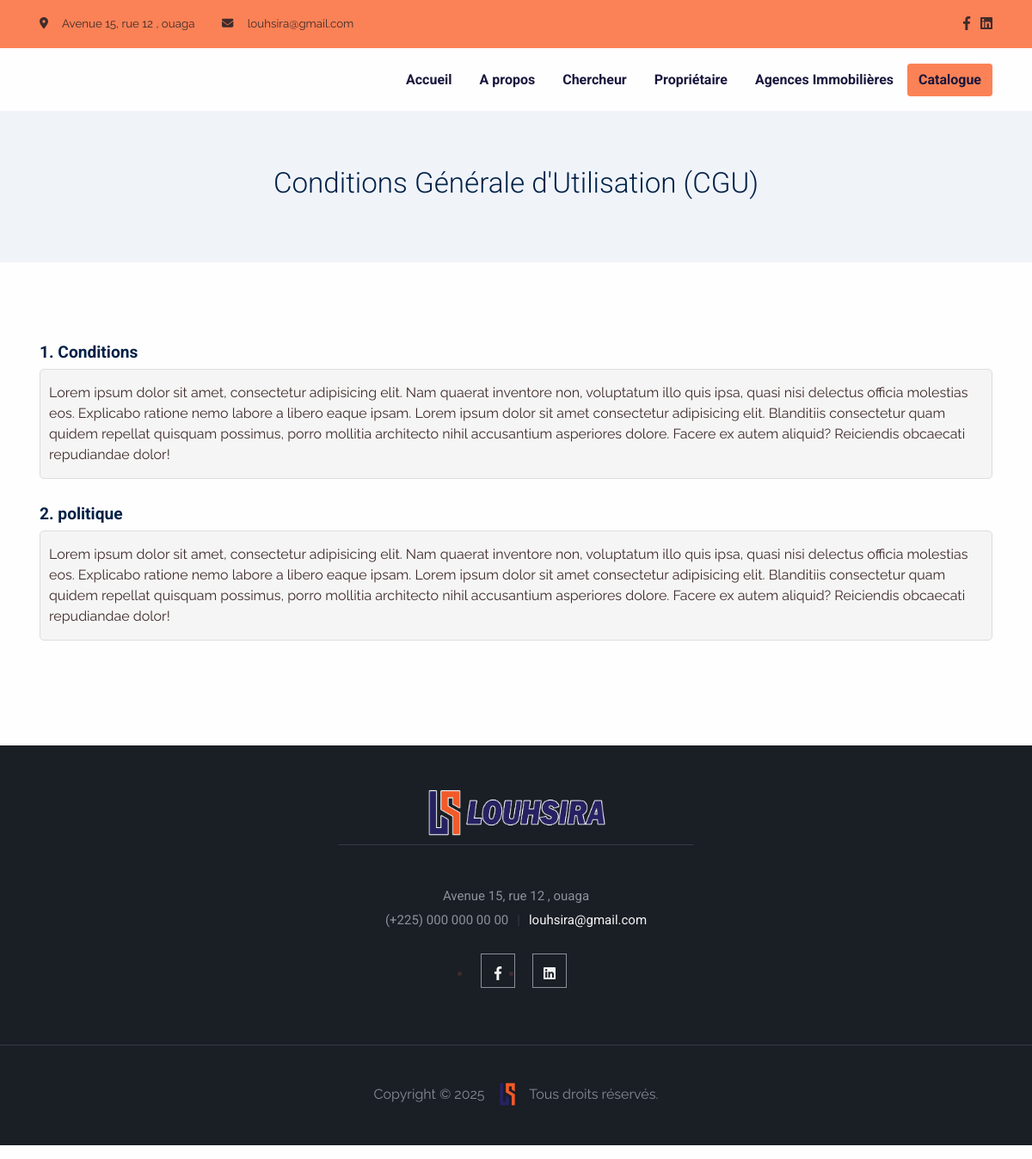
The app's page /condition-generale-utilisation with its own data.
### app/models.py (models this page shows, shortened)
class Convention(models.Model):
    created_at = models.DateTimeField(auto_now=False, auto_now_add=True)
    update_at = models.DateTimeField(auto_now=True, auto_now_add=False)
    publish = models.BooleanField(default=False)
    class Meta:
        abstract = True

class Social(Convention):
    name = models.CharField(max_length=150, blank=True, null=True)
    icon = models.CharField(max_length=150, blank=True, null=True)
    link = models.URLField(max_length = 200)
    class Meta:
        verbose_name = "Réseaux Social"
        verbose_name_plural = "Réseaux Sociaux"

class CGU(Convention):
    title = models.CharField(max_length=200)
    libele = models.TextField()
    class Meta:
        verbose_name = "CGU"
        verbose_name_plural = "CGU"

class configuration(Convention):
    name = models.CharField(max_length = 150, blank=True, null=True)
    vendor_title = models.CharField(max_length = 150, blank=True, null=True)
    location_title = models.CharField(max_length = 150, blank=True, null=True)
    about_title = models.CharField(max_length = 150, blank=True, null=True)
    why_choose_title = models.CharField(max_length = 150, blank=True, null=True)
    newsletter_title = models.CharField(max_length = 150, blank=True, null=True)
    newsletter_text = models.TextField()
    newsletter_picture = models.FileField(upload_to=LOGO_SITE_PATH, max_length = 100)
    copy_right = models.CharField(max_length = 150, blank=True, null=True)
    logo = models.FileField(upload_to=LOGO_SITE_PATH , max_length = 100, blank=True, null=True)
    logo2 = models.FileField(upload_to=LOGO_SITE_PATH , max_length = 100, blank=True, null=True)
    class Meta:
        verbose_name = "Configuration du site"
        verbose_name_plural = "Configuration du site"

### app/views.py (the view)
# urls.py: path('condition-generale-utilisation', condition_generale, name="condition-generale-utilisation"),
def condition_generale(request):
    get_socials = get_social({'publish':True})
    get_configs = get_config({'publish':True})
    get_cgu_s = get_cgu_({'publish': True})
    template_name = "app/layout/condition.html"
    context = {
        'page': "LOUSHIRA | CONDITIONS GENERALE",
        'get_socials': get_socials,
        'get_configs': get_configs,
        'get_cgu_s': get_cgu_s,
    }
    return render(request, template_name, context)

### app/functions.py (called while the page is built)
def get_config(data=dict()):
    return configuration.objects.filter(**data).first()

def get_social(data=dict()):
    return Social.objects.filter(**data)

def get_cgu_(data=dict()):
    return CGU.objects.filter(**data)

### templates/app/layout/condition.html (shortened to what this page needs)
{% extends "app/base/base.html" %}
{% load static %}
{% block content %}
    <section class="bg-600">
        <div class="container">
            <div class="row">
                <h2 class="text-center">Conditions Générale d'Utilisation (CGU)</h2>
            </div>
        </div>
    </section>
    <section>
        <div class="container py-4">
            <div class="row">
                {% for value in get_cgu_s %}
                    <div class="col-md-12">
                        <h5 class="text-secondary font-sans-serif fw-bold">{{value.title}}</h5>
                        <div class="grew mb-4">
                            {{value.libele}}
                        </div>
                    </div>
                {% endfor %}
            </div>
        </div>
    </section>
{% endblock content %}

### templates/app/base/base.html (shortened to what this page needs)
{% load static %}
<!DOCTYPE html>
<html lang="en-US" dir="ltr">
  <head>
    <link href="{% static 'app/assets/css/select2-bootstrap-5-theme.min.css' %}" rel="stylesheet" />
    <link href="{% static 'app/assets/css/theme.css' %}" rel="stylesheet" />
    <link href="{% static 'app/assets/css/style.css' %}" rel="stylesheet" />
    <link href="{% static 'app/assets/css/slick.css' %}" rel="stylesheet" />
    <link href="{% static 'app/assets/css/slick-theme.css' %}" rel="stylesheet" />
  </head>
  <body>
    <main class="main" id="top">
      <section class="bg-primary py-2 d-none d-sm-block">
        <div class="container">
          <div class="row align-items-center">
            <div class="col-auto d-none d-lg-block">
              <p class="my-2 fs--1"><i class="fas fa-map-marker-alt me-3"></i><span>Avenue 15, rue 12 , ouaga </span></p>
            </div>
            <div class="col-auto ms-md-auto order-md-2 d-none d-sm-block">
              <ul class="list-unstyled list-inline my-2">
                {% for social in get_socials %}
                  <li class="list-inline-item"><a class="text-decoration-none" href="{{social.link}}"><i class="{{social.icon}} text-900"></i></a></li>
                {% endfor %}
              </ul>
            </div>
            <div class="col-auto">
              <p class="my-2 fs--1"><i class="fas fa-envelope me-3"></i><a class="text-900" href="mailto:loushira.contact@gmail.com">louhsira@gmail.com </a></p>
            </div>
          </div>
        </div>
      </section>
      <nav class="navbar navbar-expand-lg navbar-light sticky-top py-3 d-block" data-navbar-on-scroll="data-navbar-on-scroll">
        <div class="container"><a class="navbar-brand" href="{% url 'welcome' %}"><img src="{{get_configs.logo.url}}" height="20" alt="logo" /></a>
          <div class="collapse navbar-collapse border-top border-lg-0 mt-4 mt-lg-0" id="navbarSupportedContent">
            <ul class="navbar-nav ms-auto pt-2 pt-lg-0 font-base">
              <li class="nav-item px-2"><a class="nav-link active fw-bold" style="color:#18163d" aria-current="page" href="{% url 'welcome' %}">Accueil</a></li>
              <li class="nav-item px-2"><a class="nav-link fw-bold" style="color:#18163d" aria-current="page" href="{% url 'about' %}">A propos</a></li>
              <li class="nav-item px-2"><a class="nav-link fw-bold" style="color:#18163d" aria-current="page" href="{% url 'home-searcher' %}">Chercheur</a></li>
              <li class="nav-item px-2"><a class="nav-link fw-bold" style="color:#18163d" aria-current="page" href="{% url 'owner-page' %}">Propriétaire</a></li>
              <li class="nav-item px-2"><a class="nav-link fw-bold" style="color:#18163d" aria-current="page" href="{% url 'agence' %}">Agences Immobilières</a></li>
            </ul><a class="btn btn-primary order-1 order-lg-0 fw-bold" style="color:#18163d" href="{% url 'catalogue' %}">Catalogue</a>
          </div>
        </div>
      </nav>
    {% block content %}
    {% endblock content %}
    </main>
    <section class="contact-area" id="contact" style="background: #1A1E25;padding:50px;">
      <div class="container">
          <div class="row">
              <div class="col-lg-6 offset-lg-3">
                  <div class="contact-content text-center">
                      <a class="text-decoration-none" href="{% url 'welcome' %}"><img src="{{get_configs.logo2.url}}" height="51"  alt="" /></a>
                      <h6>Avenue 15, rue 12 , ouaga</h6>
                      <h6>(+225) 000 000 00 00<span>|</span><a class="text-light text-200" href="mailto:loushira.contact@gmail.com">louhsira@gmail.com</a></h6>
                      <div class="contact-social">
                          <ul>
                              {% for socials in get_socials %}
                                  <li class="lh-lg"><a class="text-200" href="{{socials.link}}"><i class="{{socials.icon}}"></i></a></li>
                              {% endfor %}
                          </ul>
                      </div>
                  </div>
              </div>
          </div>
      </div>
  </section>
  <footer>
      <p>Copyright &copy; 2025 <a class="text-decoration-none" href="{% url 'welcome' %}"><img src="{{get_configs.logo.url}}" height="51"  alt="" /></a> Tous droits réservés.</p>
  </footer>
    <link href="{% static 'app/assets/css/multiple.css' %}" rel="stylesheet" />
  <link rel="stylesheet" href="https://unpkg.com/vue-multiselect@2.1.0/dist/vue-multiselect.min.css">
  <link href="https://cdn.jsdelivr.net/npm/tom-select@2.4.1/dist/css/tom-select.css" rel="stylesheet">
  </body>
</html>

### static/app/assets/css/style.css (style rules this page uses)
body { font-style: normal; }
p { font-family: "Roboto" important!; }

### templates/app/base/base.html (style rules this page uses)
html, body { margin: 0; padding: 0; }
* { box-sizing: border-box; }
img { max-width: 100%; height: auto; }
.contact-area { border-bottom: 1px solid #353C46; }
.contact-content h6 { color: #8b9199; font-size: 15px; font-weight: 400; margin-bottom: 10px; }
.contact-content span { color: #353c47; margin: 0 10px; }
.contact-social { margin-top: 30px; }
.contact-social > ul { display: inline-flex; }
.contact-social ul li a { border: 1px solid #8b9199; color: #8b9199; display: inline-block; height: 40px; margin: 0 10px; padding-top: 7px; transition: all 0.4s ease 0s; width: 40px; }
.contact-content img { max-width: 210px; }
footer { background: #1A1E25; color: #868c96; }
footer p { padding: 40px 0; text-align: center; }
footer img { width: 44px; }

### templates/app/layout/condition.html (style rules this page uses)
.grew { border: 1px solid #ddd; border-radius: 5px; background-color: #f5f5f5; padding: 15px 10px; }

### records on screen
CGU: title "1. Conditions", libele "Lorem ipsum dolor sit amet, consectetur adipisicing elit. Nam quaerat inventore non, voluptatum illo quis ipsa, quasi nisi delectus officia molestias eos. Explicabo ratione nemo labore a libero eaque ipsam. Lorem ipsum dolor sit amet consectetur adipisicing elit. Blanditiis consectetur quam quidem repellat quisquam possimus, porro mollitia architecto nihil accusantium asperiores dolore. Facere ex autem aliquid? Reiciendis obcaecati repudiandae dolor!"
CGU: title "2. politique", libele "Lorem ipsum dolor sit amet, consectetur adipisicing elit. Nam quaerat inventore non, voluptatum illo quis ipsa, quasi nisi delectus officia molestias eos. Explicabo ratione nemo labore a libero eaque ipsam. Lorem ipsum dolor sit amet consectetur adipisicing elit. Blanditiis consectetur quam quidem repellat quisquam possimus, porro mollitia architecto nihil accusantium asperiores dolore. Facere ex autem aliquid? Reiciendis obcaecati repudiandae dolor!"
configuration: logo2 (picture), logo (picture)
